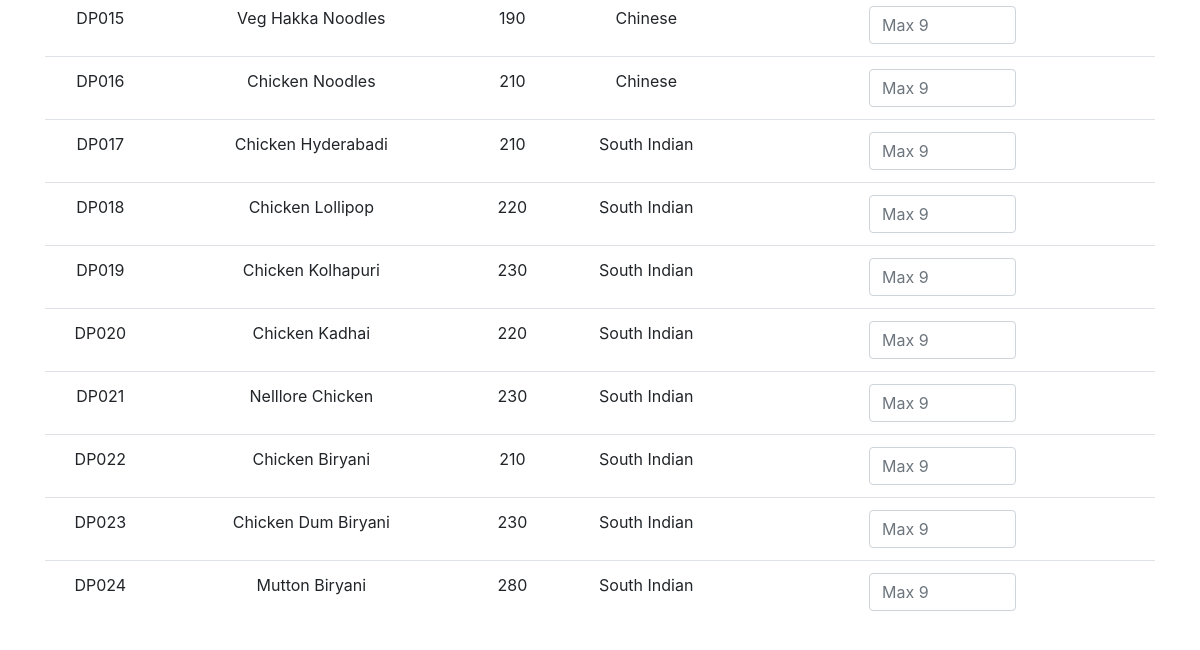
The app's page /menu.php?id=3 (signed in, lower part), older data.
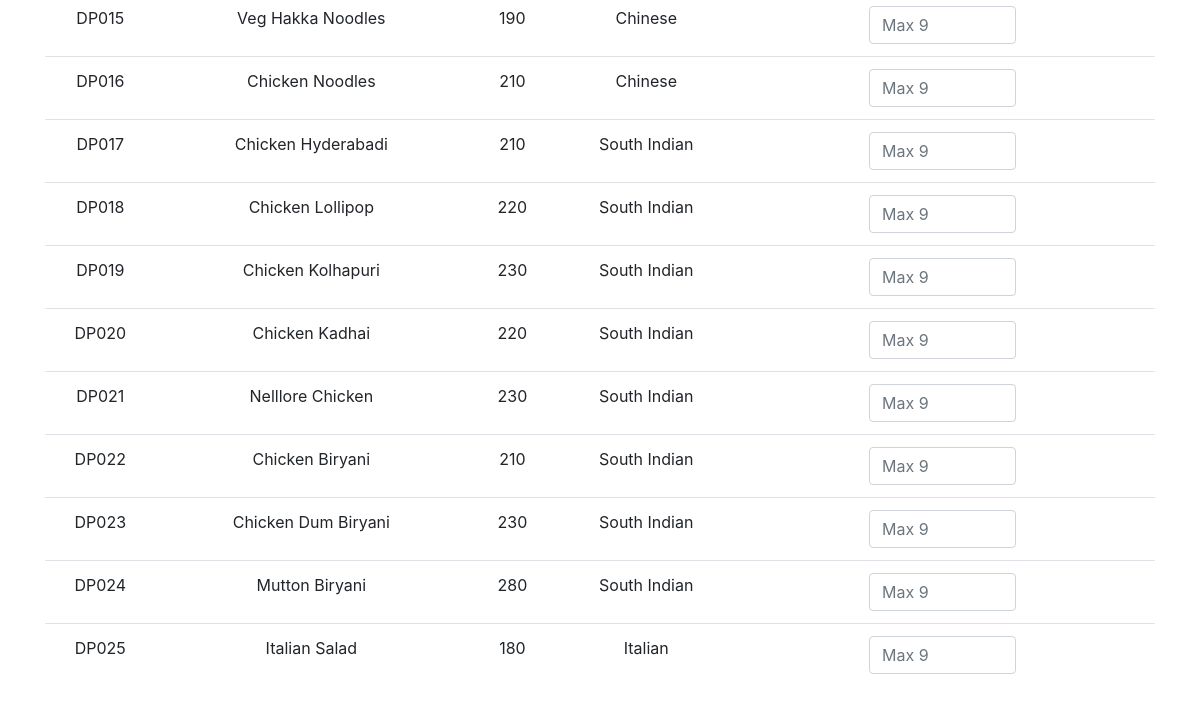
The same page, newer data.
### tables this page shows
CREATE TABLE `3` (
  `ITEM_ID` char(5) NOT NULL,
  `ITEM_NAME` varchar(30) DEFAULT NULL,
  `PRICE` float DEFAULT NULL,
  `CUISINE_TYPE` varchar(20) DEFAULT NULL,
  `Availability` varchar(15) NOT NULL
);

### menu.php (the view, shortened to what this page needs)
<!doctype html>
<html>
    <head>
        <link rel="stylesheet" href="https://stackpath.bootstrapcdn.com/bootstrap/4.3.1/css/bootstrap.min.css">
        <link rel="stylesheet" href="https://use.fontawesome.com/releases/v5.7.2/css/all.css">
        <link rel="stylesheet" type="text/css" href="css/style.css">
        <?php
            if(empty($_SESSION['name']))
            {
                header("Location:login.php");
            }
            else if($_SESSION['type']==2)
            {
        ?>
    </head>
    <body>
        <?php
                $rest_id = $_GET['id'];
                $servername = "localhost";
                $username = "root";
                $password = "4956";
                $dbname = "foodi";
                $conn = new mysqli($servername, $username, $password, $dbname);
        ?>
        <div id="table" class="container text-center">
            <table class="table">
                  <form id="myform" method="post" action="order_process.php">
              <tbody>
                <?php
                    $sql1 = "SELECT * FROM `{$rest_id}` where Availability='Available'";
                    $result1 = $conn->query($sql1);
                    while ($row1 = $result1->fetch_array(MYSQLI_ASSOC)) {
                        $field1name = $row1['ITEM_ID'];
                        $field2name = $row1['ITEM_NAME'];
                        $field3name = $row1['PRICE'];
                        $field4name = $row1['CUISINE_TYPE'];
                        echo '<tr>
                                  <td>'.$field1name.'</td>
                                  <td>'.$field2name.'</td>
                                  <td>'.$field3name.'</td>
                                  <td>'.$field4name.'</td>'?>
                                  <td>
                                      <div class="form-group">
                                       <div class="float-right row">
                                        <div class="col-7">
                                            <input class="form-control input-sm" type="text" name="<?php echo $field1name; ?>" placeholder="Max 9" maxlength=1 pattern="[1-9]" title="Please add correct quantity">
                                        </div>
                                          </div>
                                      </div>
                                  </td>
                    <?php  echo '</tr>';
                    }
                ?>
              </tbody>
                  </form>
            </table>
        </div>
    </body>
    <?php }
	else
	{
		header("Location:access_deny.html");
	}
	?>
</html>

Row changes from the older to the newer data that the page shows:
added 3: ITEM_ID "DP025", ITEM_NAME "Italian Salad", PRICE "180", CUISINE_TYPE "Italian"
